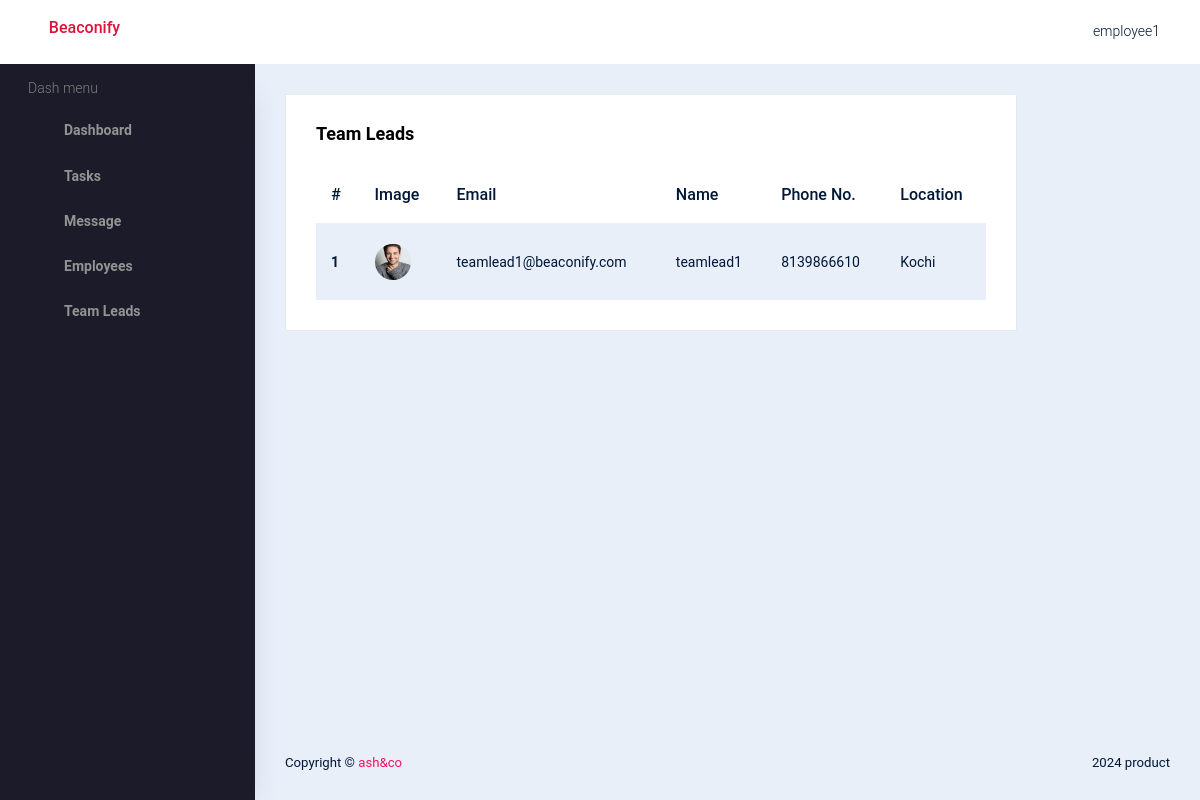
The app's page /emp/teamlead-views/ (signed in) with its own data.
### accounts/models.py (models this page shows)
class User(AbstractBaseUser, PermissionsMixin):
    name = models.CharField(max_length=50, blank=True, null=True)
    username = models.CharField(max_length=50, unique=True, null=True)
    email = models.EmailField(max_length=100, null=True)
    role = models.IntegerField(choices=SELECTROLE)
    uid = models.CharField(max_length=500, unique=True, null=True)
    is_admin = models.BooleanField(default=False)
    is_active = models.BooleanField(default=False)
    is_registered = models.BooleanField(default=False)
    date_joined = models.DateTimeField(auto_now_add=True)
    last_login = models.DateTimeField(auto_now_add=True)
    USERNAME_FIELD = 'username'
    REQUIRED_FIELDS=[]
    objects = UserManager()
    def __str__(self):
        return self.username
    class Meta:
        db_table = "user"

class BaseModel(models.Model):
    created_on = models.DateTimeField(auto_now_add=True, null=True)
    updated_on = models.DateTimeField(auto_now=True)
    is_deleted = models.BooleanField(default=False)
    class Meta:
        abstract = True
        ordering = ['-created_on']

class UserProfile(BaseModel):
    user = models.ForeignKey(User, on_delete=models.CASCADE)
    name = models.CharField(max_length=25,blank=True, null=True)
    mobile_number = models.CharField(max_length=25,unique=True, null=True)
    photo = models.ImageField(upload_to='images', blank=True, null=True)
    location = models.CharField(max_length=25,blank=True, null=True)
    position = models.CharField(max_length=50,blank=True, null=True)

### emp_app/views.py (the view)
# urls.py: path('teamlead-views/',views.teamlead_views,name='teamlead-views'),
@login_required(login_url='sign-in')
def teamlead_views(request):
    data = User.objects.filter(role=2)
    tl = UserProfile.objects.filter(user__in=data)
    return render(request,'emptemp/tl_view.html',{'tl':tl})

### templates/emptemp/tl_view.html
{% extends 'emptemp/index.html' %}
{% load crispy_forms_tags %}
{% block content %}
<div class="card">
    <div class="card-body">
        <h3 class="card-title">Team Leads</h3>
        <table class="table table-striped">
            <thead>
                <tr>
                    <th scope="col">#</th>
                    <th scope="col">Image</th>
                    <th scope="col">Email</th>
                    <th scope="col">Name</th>
                    <th scope="col">Phone No.</th>
                    <th scope="col">Location</th>
                </tr>
            </thead>
            <tbody>
                {% for i in tl %}
                <tr>
                    <th scope="row">{{ forloop.counter }}</th>
                    <td><img src="{{i.photo.url}}"></td>
                    <td>{{i.user.email}}</td>
                    <td>{{i.name}}</td>
                    <td>{{i.mobile_number}}</td>
                    <td>{{i.location}}</td>
                </tr>
                {% endfor %}
            </tbody>
        </table>
    </div>
</div>
{% endblock %}

### templates/emptemp/index.html (shortened to what this page needs)
<!DOCTYPE html>
{% load static %}
<html lang="en">
  <head>
    <link rel="stylesheet" href="{% static 'dashboard/vendors/typicons.font/font/typicons.css' %}">
    <link rel="stylesheet" href="{% static 'dashboard/vendors/css/vendor.bundle.base.css' %}">
    <link rel="stylesheet" href="{% static 'dashboard/css/vertical-layout-light/style.css' %}">
  </head>
  <body>
    <div class="container-scroller">
      <nav class="navbar col-lg-12 col-12 p-0 fixed-top d-flex flex-row">
        <div class="text-center navbar-brand-wrapper d-flex align-items-center justify-content-center">
          <a class="navbar-brand brand-logo" href="{% url 'emp-dashboard' %}"><h4 style="color: crimson;">Beaconify</h4></a>
          <button class="navbar-toggler navbar-toggler align-self-center d-none d-lg-flex" type="button" data-toggle="minimize">
            <span class="typcn typcn-th-menu"></span>
          </button>
        </div>
        <div class="navbar-menu-wrapper d-flex align-items-center justify-content-end">
          <ul class="navbar-nav navbar-nav-right">
            <li class="nav-item nav-profile dropdown">
              <a class="nav-link dropdown-toggle  pl-0 pr-0" href="#" data-toggle="dropdown" id="profileDropdown">
                <i class="typcn typcn-user-outline mr-0"></i>
                <span class="nav-profile-name">{{request.user}}</span>
              </a>
            </li>
          </ul>
        </div>
      </nav>
      <div class="container-fluid page-body-wrapper">
        <nav class="sidebar sidebar-offcanvas" id="sidebar">
        <ul class="nav">
          <li class="nav-item">
            <p class="sidebar-menu-title">Dash menu</p>
          </li>
          <li class="nav-item">
            <a class="nav-link" href="{% url 'emp-dashboard' %}">
              <i class="typcn typcn-device-desktop menu-icon"></i>
              <span class="menu-title">Dashboard</span>
            </a>
          </li>
          <li class="nav-item">
            <a class="nav-link" data-toggle="collapse" href="#ui-basic" aria-expanded="false" aria-controls="ui-basic">
              <i class="typcn typcn-th-small-outline menu-icon"></i>
              <span class="menu-title">Tasks</span>
              <i class="typcn typcn-chevron-right menu-arrow"></i>
            </a>
          </li>
          <li class="nav-item">
            <a class="nav-link" data-toggle="collapse" href="#form-elements" aria-expanded="false" aria-controls="form-elements">
              <i class="typcn typcn-th-small-outline menu-icon"></i>
              <span class="menu-title">Message</span>
              <i class="menu-arrow"></i>
            </a>
          </li>
          <li class="nav-item">
            <a class="nav-link" data-toggle="collapse" href="#charts" aria-expanded="false" aria-controls="charts">
              <i class="typcn typcn-th-small-outline menu-icon"></i>
              <span class="menu-title">Employees</span>
              <i class="menu-arrow"></i>
            </a>
          </li>
          <li class="nav-item">
            <a class="nav-link" data-toggle="collapse" href="#tables" aria-expanded="false" aria-controls="tables">
              <i class="typcn typcn-th-small-outline menu-icon"></i>
              <span class="menu-title">Team Leads</span>
              <i class="menu-arrow"></i>
            </a>
          </li>
        </ul>
      </nav>
        <div class="main-panel">
          <div class="content-wrapper">
            <div class="row">
              <div class="col-lg-10 mb-4">
              {% block content %}{% endblock %}
            </div>
            </div>
          </div>
          <footer class="footer">
            <div class="d-sm-flex justify-content-center justify-content-sm-between">
              <span class="text-center text-sm-left d-block d-sm-inline-block">Copyright © <a href="https://www.bootstrapdash.com/" target="_blank">ash&co</a></span>
              <span class="float-none float-sm-right d-block mt-1 mt-sm-0 text-center">2024 product</span>
            </div>
          </footer>
        </div>
      </div>
    </div>
  </body>
</html>

### records on screen
User: user "employee1"
UserProfile: photo (picture), user.email "teamlead1@beaconify.com", name "teamlead1", mobile_number "8139866610", location "Kochi"
